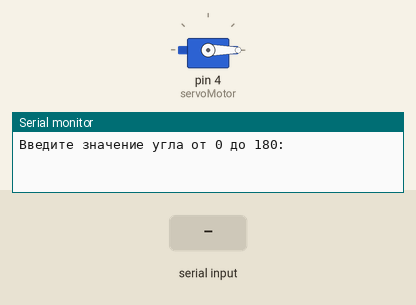
This sketch was run on a simulated Arduino Uno, built with avr-gcc and run on an emulated ATmega328P. On the bench: servo, the last lines printed to the serial monitor. The inputs (shaded band) are chosen by the test bench.

Above: at 1.2 s.
1.3 s: "90,45\n" received over Serial
At 1.77 s:
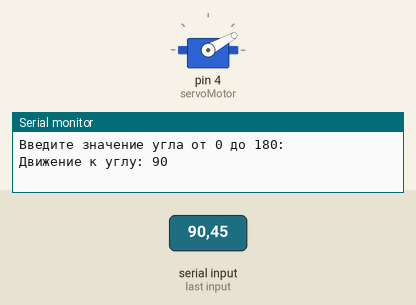
At 4.0 s:
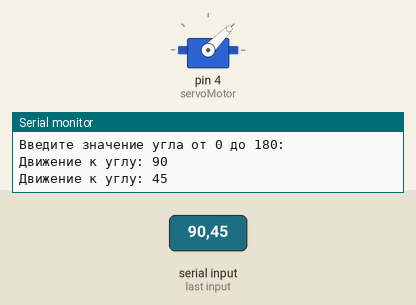
4.3 s: "30,150\n" received over Serial
At 7.1 s:
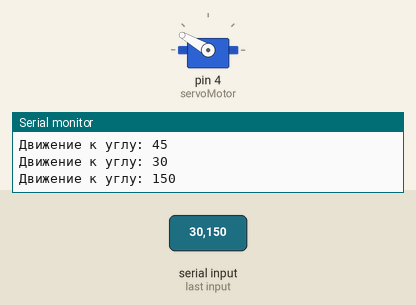
Timing chart, 0 to 11.1 s (numbered marks = the images above; inputs shaded):
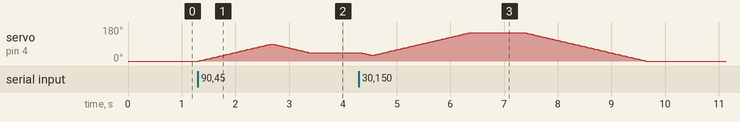

Measured:
- after the input at 1.3 s, servo on pin 4 (servoMotor): rises from 0° to 90° in 1.3 s, then falls to 45° in 0.69 s

The sketch:

task.ino
```cpp
#include <Servo.h>

Servo servoMotor; // создаем объект для управления сервоприводом
int lastPos = 0;  // переменная для хранения последней позиции сервопривода

void setup()
{
    Serial.begin(9600);        // инициализируем последовательный порт (монитор порта)
    servoMotor.attach(4);      // подключаем сервопривод к пину 4 Arduino
    servoMotor.write(lastPos); // устанавливаем сервопривод в начальное положение 0 граудсов
    Serial.println("Введите значение угла от 0 до 180:");
}

void loop()
{
    // проверяем, есть ли данные в последовательном порту (пользователь ввел угол
    if (Serial.available())
    {
        // читаем целое число из последовательного порта
        int target = Serial.parseInt();

        if (target < 0 || target > 180)
        {
            Serial.println("Некорректный ввод! Диапазон: 0–180");
            return;
        }

        // проверяем, не находится ли сервопривод уже в требуемой позиции
        if (target == lastPos)
        {
            Serial.println("Сервопривод уже находится в этой позиции.");
            return;
        }

        Serial.print("Движение к углу: ");
        Serial.println(target);

        // определяем направление движения
        int step = 0;
        if (target > lastPos)
        {
            step = 1; // двигаемся вперед
        }
        else
        {
            step = -1; // двигаемся назад
        }

        // плавно перемещаем сервопривод от текущей позиции к целевой
        for (int pos = lastPos; pos != target + step; pos += step)
        {
            servoMotor.write(pos); // устанавливаем текущую позицию сервопривода
            delay(15);             // небольшая задержка для плавности движения
        }

        // сохраняем новую позицию как последнюю
        lastPos = target;
    }
}
```
